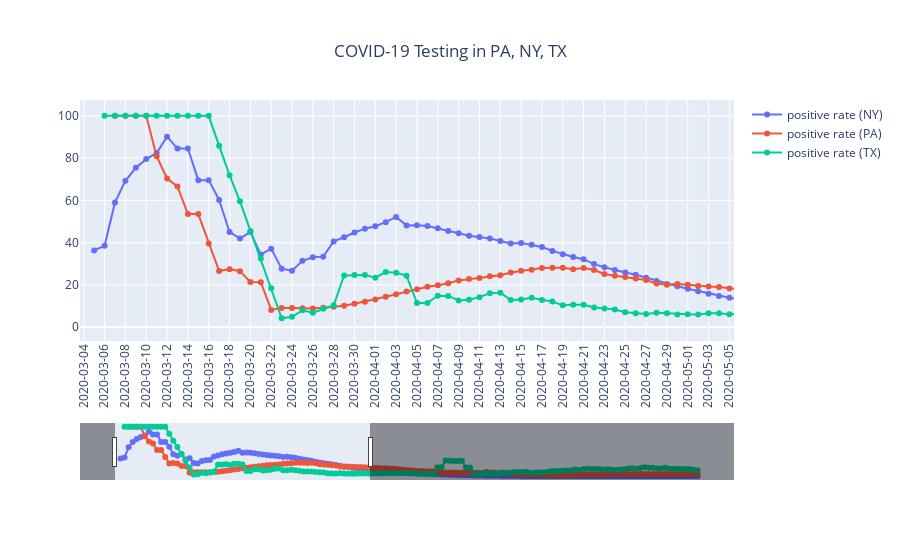

Notebook code for this chart:
### Markdown cell above
## Let add a range slider

### Code cell
new_fig.update_layout(xaxis=dict(rangeslider=dict(
            visible=True
        ),type="category"
    )
)
new_fig.show()

### Figure 1 — Plotly figure (JSON) as saved in the notebook; plotly's stock layout.template omitted (floating-point values rounded to 4 significant figures; data arrays with more than 128 entries replaced by an {"elided": "..."} marker saying what was removed)
{"data": [{"marker": {"size": 6}, "mode": "lines+markers", "name": "positive rate (NY)", "type": "scatter", "x": {"elided": "144 str values"}, "y": {"elided": "144 float values"}, "yaxis": "y2"}, {"marker": {"size": 6}, "mode": "lines+markers", "name": "positive rate (PA)", "type": "scatter", "x": {"elided": "142 str values"}, "y": {"elided": "142 float values"}, "yaxis": "y2"}, {"marker": {"size": 6}, "mode": "lines+markers", "name": "positive rate (TX)", "type": "scatter", "x": {"elided": "144 str values"}, "y": {"elided": "144 float values"}, "yaxis": "y2"}], "layout": {"autosize": true, "title": {"text": "COVID-19 Testing in PA, NY, TX", "x": 0.5, "xanchor": "center", "y": 0.92, "yanchor": "top"}, "xaxis": {"autorange": false, "range": [-0.3596, 62.44], "rangeslider": {"autorange": true, "range": [-8.521, 151.5], "visible": true, "yaxis2": {"_template": null, "rangemode": "match"}}, "tickangle": -90, "tickmode": "auto", "type": "category"}, "yaxis2": {"autorange": true, "range": [-8.107, 109.1], "type": "linear"}}}
